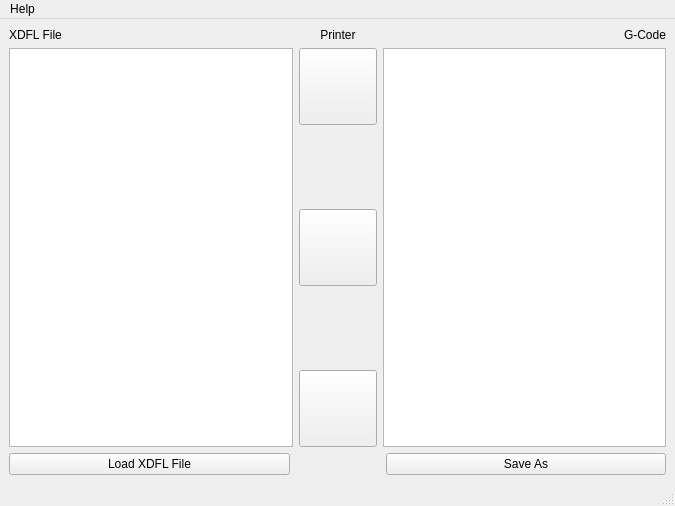
<?xml version="1.0" encoding="UTF-8"?>
<ui version="4.0">
 <class>FabConverter</class>
 <widget class="QMainWindow" name="FabConverter">
  <property name="geometry">
   <rect>
    <x>0</x>
    <y>0</y>
    <width>675</width>
    <height>506</height>
   </rect>
  </property>
  <property name="windowTitle">
   <string>Fab File to G-Code Converter</string>
  </property>
  <property name="windowIcon">
   <iconset resource="FabConverter.qrc">
    <normaloff>:/favicon.ico</normaloff>:/favicon.ico</iconset>
  </property>
  <widget class="QWidget" name="centralwidget">
   <layout class="QVBoxLayout" name="verticalLayout_4">
    <item>
     <layout class="QHBoxLayout" name="horizontalLayout_2">
      <item>
       <layout class="QVBoxLayout" name="verticalLayout_2">
        <item>
         <widget class="QLabel" name="label">
          <property name="text">
           <string>XDFL File</string>
          </property>
         </widget>
        </item>
        <item>
         <widget class="QTextEdit" name="fabFileEdit">
          <property name="readOnly">
           <bool>true</bool>
          </property>
         </widget>
        </item>
       </layout>
      </item>
      <item>
       <layout class="QVBoxLayout" name="verticalLayout">
        <item>
         <widget class="QLabel" name="label_3">
          <property name="text">
           <string>Printer</string>
          </property>
          <property name="alignment">
           <set>Qt::AlignCenter</set>
          </property>
         </widget>
        </item>
        <item>
         <widget class="QPushButton" name="makerbotButton">
          <property name="sizePolicy">
           <sizepolicy hsizetype="Minimum" vsizetype="Expanding">
            <horstretch>0</horstretch>
            <verstretch>0</verstretch>
           </sizepolicy>
          </property>
          <property name="text">
           <string/>
          </property>
          <property name="icon">
           <iconset resource="FabConverter.qrc">
            <normaloff>:/makerbot.jpg</normaloff>:/makerbot.jpg</iconset>
          </property>
          <property name="iconSize">
           <size>
            <width>70</width>
            <height>70</height>
           </size>
          </property>
         </widget>
        </item>
        <item>
         <spacer name="verticalSpacer_2">
          <property name="orientation">
           <enum>Qt::Vertical</enum>
          </property>
          <property name="sizeHint" stdset="0">
           <size>
            <width>78</width>
            <height>28</height>
           </size>
          </property>
         </spacer>
        </item>
        <item>
         <widget class="QPushButton" name="repRapButton">
          <property name="sizePolicy">
           <sizepolicy hsizetype="Minimum" vsizetype="Expanding">
            <horstretch>0</horstretch>
            <verstretch>0</verstretch>
           </sizepolicy>
          </property>
          <property name="text">
           <string/>
          </property>
          <property name="icon">
           <iconset resource="FabConverter.qrc">
            <normaloff>:/reprap.jpg</normaloff>:/reprap.jpg</iconset>
          </property>
          <property name="iconSize">
           <size>
            <width>70</width>
            <height>70</height>
           </size>
          </property>
         </widget>
        </item>
        <item>
         <spacer name="verticalSpacer">
          <property name="orientation">
           <enum>Qt::Vertical</enum>
          </property>
          <property name="sizeHint" stdset="0">
           <size>
            <width>78</width>
            <height>18</height>
           </size>
          </property>
         </spacer>
        </item>
        <item>
         <widget class="QPushButton" name="rapManButton">
          <property name="sizePolicy">
           <sizepolicy hsizetype="Minimum" vsizetype="Expanding">
            <horstretch>0</horstretch>
            <verstretch>0</verstretch>
           </sizepolicy>
          </property>
          <property name="text">
           <string/>
          </property>
          <property name="icon">
           <iconset resource="FabConverter.qrc">
            <normaloff>:/BFB3k.jpg</normaloff>:/BFB3k.jpg</iconset>
          </property>
          <property name="iconSize">
           <size>
            <width>70</width>
            <height>70</height>
           </size>
          </property>
         </widget>
        </item>
       </layout>
      </item>
      <item>
       <layout class="QVBoxLayout" name="verticalLayout_3">
        <item>
         <widget class="QLabel" name="label_2">
          <property name="text">
           <string>G-Code</string>
          </property>
          <property name="alignment">
           <set>Qt::AlignRight|Qt::AlignTrailing|Qt::AlignVCenter</set>
          </property>
         </widget>
        </item>
        <item>
         <widget class="QTextEdit" name="gcodeTextEdit"/>
        </item>
       </layout>
      </item>
     </layout>
    </item>
    <item>
     <layout class="QHBoxLayout" name="horizontalLayout">
      <item>
       <widget class="QPushButton" name="loadFabFileButton">
        <property name="sizePolicy">
         <sizepolicy hsizetype="Minimum" vsizetype="Preferred">
          <horstretch>0</horstretch>
          <verstretch>0</verstretch>
         </sizepolicy>
        </property>
        <property name="text">
         <string>Load XDFL File</string>
        </property>
       </widget>
      </item>
      <item>
       <spacer name="horizontalSpacer">
        <property name="orientation">
         <enum>Qt::Horizontal</enum>
        </property>
        <property name="sizeType">
         <enum>QSizePolicy::Preferred</enum>
        </property>
        <property name="sizeHint" stdset="0">
         <size>
          <width>90</width>
          <height>20</height>
         </size>
        </property>
       </spacer>
      </item>
      <item>
       <widget class="QPushButton" name="saveAsButton">
        <property name="sizePolicy">
         <sizepolicy hsizetype="Minimum" vsizetype="Preferred">
          <horstretch>0</horstretch>
          <verstretch>0</verstretch>
         </sizepolicy>
        </property>
        <property name="text">
         <string>Save As</string>
        </property>
       </widget>
      </item>
     </layout>
    </item>
   </layout>
  </widget>
  <widget class="QMenuBar" name="menubar">
   <property name="geometry">
    <rect>
     <x>0</x>
     <y>0</y>
     <width>675</width>
     <height>21</height>
    </rect>
   </property>
   <widget class="QMenu" name="menuAbout">
    <property name="title">
     <string>Help</string>
    </property>
    <addaction name="aboutAction"/>
   </widget>
   <addaction name="menuAbout"/>
  </widget>
  <widget class="QStatusBar" name="statusbar"/>
  <action name="aboutAction">
   <property name="text">
    <string>About</string>
   </property>
  </action>
 </widget>
 <resources>
  <include location="FabConverter.qrc"/>
 </resources>
 <connections/>
</ui>
